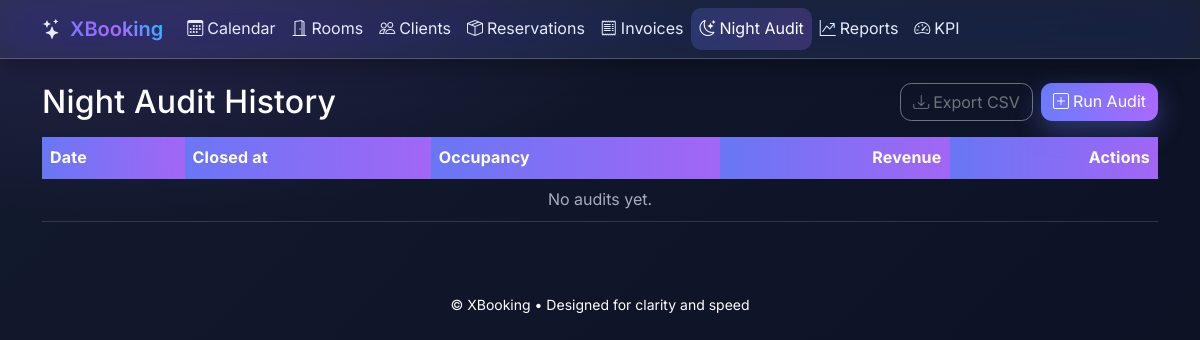
The app's page /audit/history/ (signed in), older data.
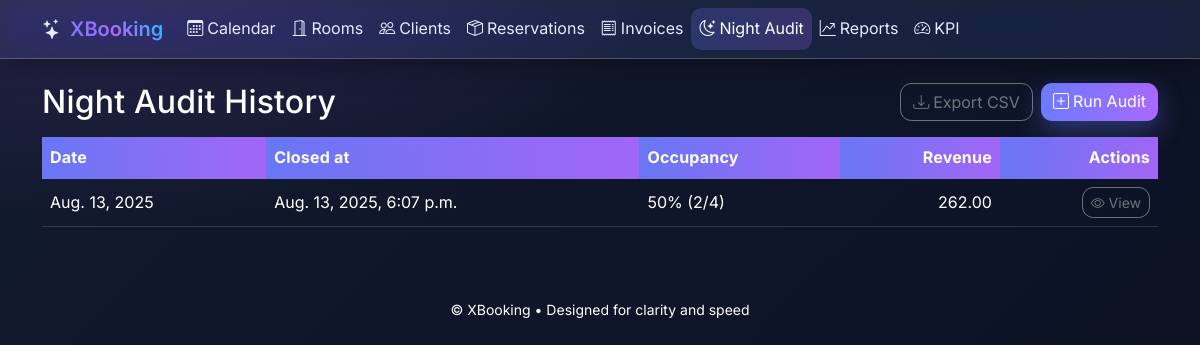
The same page, newer data.
### hotellapp/models.py (models this page shows, shortened)
class NightAudit(models.Model):
    date = models.DateField(unique=True)
    closed_at = models.DateTimeField(auto_now_add=True)
    totals = models.JSONField(default=dict)
    notes = models.TextField(blank=True, null=True)
    class Meta:
        ordering = ["-date"]

### hotellapp/views.py (the view)
# urls.py: path("audit/history/", NightAuditListView.as_view(), name="night_audit_list"),
@method_decorator(login_required, name="dispatch")
class NightAuditListView(ListView):
    model = NightAudit
    template_name = "hotellapp/night_audit_list.html"
    context_object_name = "audits"
    paginate_by = 20

### templates/hotellapp/night_audit_list.html (shortened to what this page needs)
{% extends "hotellapp/base.html" %}
{% block content %}
<div class="d-flex justify-content-between align-items-center mb-3">
  <h2 class="mb-0">Night Audit History</h2>
  <div class="d-flex gap-2">
    <a class="btn btn-outline-secondary" href="{% url 'night_audit_export_csv' %}"><i class="bi bi-download me-1"></i>Export CSV</a>
    <a class="btn btn-primary" href="{% url 'night_audit' %}"><i class="bi bi-plus-square me-1"></i>Run Audit</a>
  </div>
</div>
<table class="table table-hover align-middle">
  <thead class="table-light">
    <tr>
      <th>Date</th>
      <th>Closed at</th>
      <th>Occupancy</th>
      <th class="text-end">Revenue</th>
      <th class="text-end">Actions</th>
    </tr>
  </thead>
  <tbody>
    {% for a in audits %}
      <tr>
        <td>{{ a.date }}</td>
        <td>{{ a.closed_at }}</td>
        <td>{{ a.totals.occupancy_percent }}% ({{ a.totals.occupied_rooms }}/{{ a.totals.total_rooms }})</td>
        <td class="text-end">{{ a.totals.revenue }}</td>
        <td class="text-end">
          <a class="btn btn-sm btn-outline-secondary" href="{% url 'night_audit_detail' a.pk %}"><i class="bi bi-eye"></i> View</a>
        </td>
      </tr>
    {% empty %}
      <tr><td colspan="5" class="text-center text-muted">No audits yet.</td></tr>
    {% endfor %}
  </tbody>
</table>
{% endblock %}

Row changes from the older to the newer data that the page shows:
added NightAudit: date "Aug. 13, 2025", closed_at "Aug. 13, 2025, 6:07 p.m.", totals.occupancy_percent "50", totals.occupied_rooms "2", totals.total_rooms "4", totals.revenue "262.00"
Text that changed along with them:
text no longer shown: "No audits yet."
